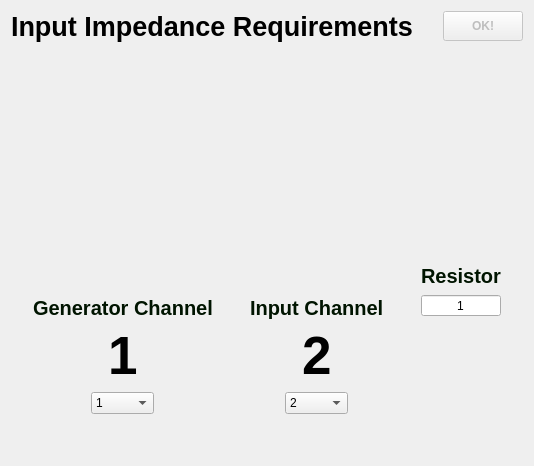
<?xml version="1.0" encoding="UTF-8"?>
<ui version="4.0">
 <class>Dialog</class>
 <widget class="QDialog" name="Dialog">
  <property name="geometry">
   <rect>
    <x>0</x>
    <y>0</y>
    <width>534</width>
    <height>466</height>
   </rect>
  </property>
  <property name="windowTitle">
   <string>Dialog</string>
  </property>
  <layout class="QVBoxLayout" name="verticalLayout">
   <item>
    <layout class="QHBoxLayout" name="horizontalLayout_6">
     <item>
      <widget class="QLabel" name="label">
       <property name="sizePolicy">
        <sizepolicy hsizetype="Fixed" vsizetype="Fixed">
         <horstretch>0</horstretch>
         <verstretch>0</verstretch>
        </sizepolicy>
       </property>
       <property name="font">
        <font>
         <pointsize>20</pointsize>
         <weight>75</weight>
         <bold>true</bold>
        </font>
       </property>
       <property name="text">
        <string>Input Impedance Requirements</string>
       </property>
      </widget>
     </item>
     <item alignment="Qt::AlignRight">
      <widget class="QPushButton" name="ok">
       <property name="enabled">
        <bool>false</bool>
       </property>
       <property name="sizePolicy">
        <sizepolicy hsizetype="Fixed" vsizetype="Fixed">
         <horstretch>0</horstretch>
         <verstretch>0</verstretch>
        </sizepolicy>
       </property>
       <property name="minimumSize">
        <size>
         <width>0</width>
         <height>30</height>
        </size>
       </property>
       <property name="font">
        <font>
         <weight>75</weight>
         <bold>true</bold>
        </font>
       </property>
       <property name="text">
        <string>OK!</string>
       </property>
      </widget>
     </item>
    </layout>
   </item>
   <item alignment="Qt::AlignHCenter">
    <widget class="QLabel" name="label_6">
     <property name="text">
      <string/>
     </property>
     <property name="pixmap">
      <pixmap resource="resources.qrc">:/image/measure.png</pixmap>
     </property>
     <property name="scaledContents">
      <bool>true</bool>
     </property>
    </widget>
   </item>
   <item>
    <layout class="QHBoxLayout" name="horizontalLayout">
     <item>
      <widget class="QWidget" name="verticalWidget" native="true">
       <property name="sizePolicy">
        <sizepolicy hsizetype="Fixed" vsizetype="Fixed">
         <horstretch>0</horstretch>
         <verstretch>0</verstretch>
        </sizepolicy>
       </property>
       <layout class="QVBoxLayout" name="verticalLayout_2">
        <item alignment="Qt::AlignHCenter">
         <widget class="QLabel" name="label_3">
          <property name="font">
           <font>
            <pointsize>15</pointsize>
            <weight>75</weight>
            <bold>true</bold>
           </font>
          </property>
          <property name="styleSheet">
           <string notr="true">color: rgba(0,20,0,255);</string>
          </property>
          <property name="text">
           <string>Generator Channel</string>
          </property>
         </widget>
        </item>
        <item alignment="Qt::AlignHCenter">
         <widget class="QLabel" name="label_2">
          <property name="sizePolicy">
           <sizepolicy hsizetype="Fixed" vsizetype="Fixed">
            <horstretch>0</horstretch>
            <verstretch>0</verstretch>
           </sizepolicy>
          </property>
          <property name="minimumSize">
           <size>
            <width>3</width>
            <height>0</height>
           </size>
          </property>
          <property name="maximumSize">
           <size>
            <width>16777215</width>
            <height>16777215</height>
           </size>
          </property>
          <property name="font">
           <font>
            <pointsize>40</pointsize>
            <weight>75</weight>
            <bold>true</bold>
           </font>
          </property>
          <property name="text">
           <string>1</string>
          </property>
         </widget>
        </item>
        <item alignment="Qt::AlignHCenter">
         <widget class="QComboBox" name="generator_channel">
          <item>
           <property name="text">
            <string>1</string>
           </property>
          </item>
          <item>
           <property name="text">
            <string>2</string>
           </property>
          </item>
          <item>
           <property name="text">
            <string>3</string>
           </property>
          </item>
          <item>
           <property name="text">
            <string>4</string>
           </property>
          </item>
          <item>
           <property name="text">
            <string>5</string>
           </property>
          </item>
          <item>
           <property name="text">
            <string>6</string>
           </property>
          </item>
          <item>
           <property name="text">
            <string>MATH</string>
           </property>
          </item>
         </widget>
        </item>
       </layout>
      </widget>
     </item>
     <item>
      <widget class="QWidget" name="verticalWidget_2" native="true">
       <property name="sizePolicy">
        <sizepolicy hsizetype="Fixed" vsizetype="Fixed">
         <horstretch>0</horstretch>
         <verstretch>0</verstretch>
        </sizepolicy>
       </property>
       <layout class="QVBoxLayout" name="verticalLayout_3">
        <item alignment="Qt::AlignHCenter">
         <widget class="QLabel" name="label_4">
          <property name="font">
           <font>
            <pointsize>15</pointsize>
            <weight>75</weight>
            <bold>true</bold>
           </font>
          </property>
          <property name="styleSheet">
           <string notr="true">color: rgba(0,20,0,255);</string>
          </property>
          <property name="text">
           <string>Input Channel</string>
          </property>
         </widget>
        </item>
        <item alignment="Qt::AlignHCenter">
         <widget class="QLabel" name="label_5">
          <property name="sizePolicy">
           <sizepolicy hsizetype="Fixed" vsizetype="Fixed">
            <horstretch>0</horstretch>
            <verstretch>0</verstretch>
           </sizepolicy>
          </property>
          <property name="minimumSize">
           <size>
            <width>3</width>
            <height>0</height>
           </size>
          </property>
          <property name="maximumSize">
           <size>
            <width>16777215</width>
            <height>16777215</height>
           </size>
          </property>
          <property name="font">
           <font>
            <pointsize>40</pointsize>
            <weight>75</weight>
            <bold>true</bold>
           </font>
          </property>
          <property name="text">
           <string>2</string>
          </property>
         </widget>
        </item>
        <item alignment="Qt::AlignHCenter">
         <widget class="QComboBox" name="input_channel">
          <property name="currentText">
           <string>2</string>
          </property>
          <property name="currentIndex">
           <number>1</number>
          </property>
          <item>
           <property name="text">
            <string>1</string>
           </property>
          </item>
          <item>
           <property name="text">
            <string>2</string>
           </property>
          </item>
          <item>
           <property name="text">
            <string>3</string>
           </property>
          </item>
          <item>
           <property name="text">
            <string>4</string>
           </property>
          </item>
          <item>
           <property name="text">
            <string>5</string>
           </property>
          </item>
          <item>
           <property name="text">
            <string>6</string>
           </property>
          </item>
          <item>
           <property name="text">
            <string>MATH</string>
           </property>
          </item>
         </widget>
        </item>
       </layout>
      </widget>
     </item>
     <item alignment="Qt::AlignTop">
      <widget class="QWidget" name="verticalWidget_5" native="true">
       <property name="sizePolicy">
        <sizepolicy hsizetype="Fixed" vsizetype="Fixed">
         <horstretch>0</horstretch>
         <verstretch>0</verstretch>
        </sizepolicy>
       </property>
       <layout class="QVBoxLayout" name="verticalLayout_6">
        <item alignment="Qt::AlignHCenter">
         <widget class="QLabel" name="label_11">
          <property name="font">
           <font>
            <pointsize>15</pointsize>
            <weight>75</weight>
            <bold>true</bold>
           </font>
          </property>
          <property name="styleSheet">
           <string notr="true">color: rgba(0,20,0,255);</string>
          </property>
          <property name="text">
           <string>Resistor</string>
          </property>
         </widget>
        </item>
        <item>
         <widget class="QSpinBox" name="resistance">
          <property name="alignment">
           <set>Qt::AlignCenter</set>
          </property>
          <property name="buttonSymbols">
           <enum>QAbstractSpinBox::NoButtons</enum>
          </property>
          <property name="minimum">
           <number>1</number>
          </property>
          <property name="maximum">
           <number>1000000</number>
          </property>
         </widget>
        </item>
       </layout>
      </widget>
     </item>
    </layout>
   </item>
  </layout>
 </widget>
 <resources>
  <include location="resources.qrc"/>
 </resources>
 <connections>
  <connection>
   <sender>generator_channel</sender>
   <signal>currentTextChanged(QString)</signal>
   <receiver>label_2</receiver>
   <slot>setText(QString)</slot>
   <hints>
    <hint type="sourcelabel">
     <x>136</x>
     <y>430</y>
    </hint>
    <hint type="destinationlabel">
     <x>117</x>
     <y>402</y>
    </hint>
   </hints>
  </connection>
  <connection>
   <sender>input_channel</sender>
   <signal>currentTextChanged(QString)</signal>
   <receiver>label_5</receiver>
   <slot>setText(QString)</slot>
   <hints>
    <hint type="sourcelabel">
     <x>327</x>
     <y>430</y>
    </hint>
    <hint type="destinationlabel">
     <x>321</x>
     <y>400</y>
    </hint>
   </hints>
  </connection>
 </connections>
</ui>
